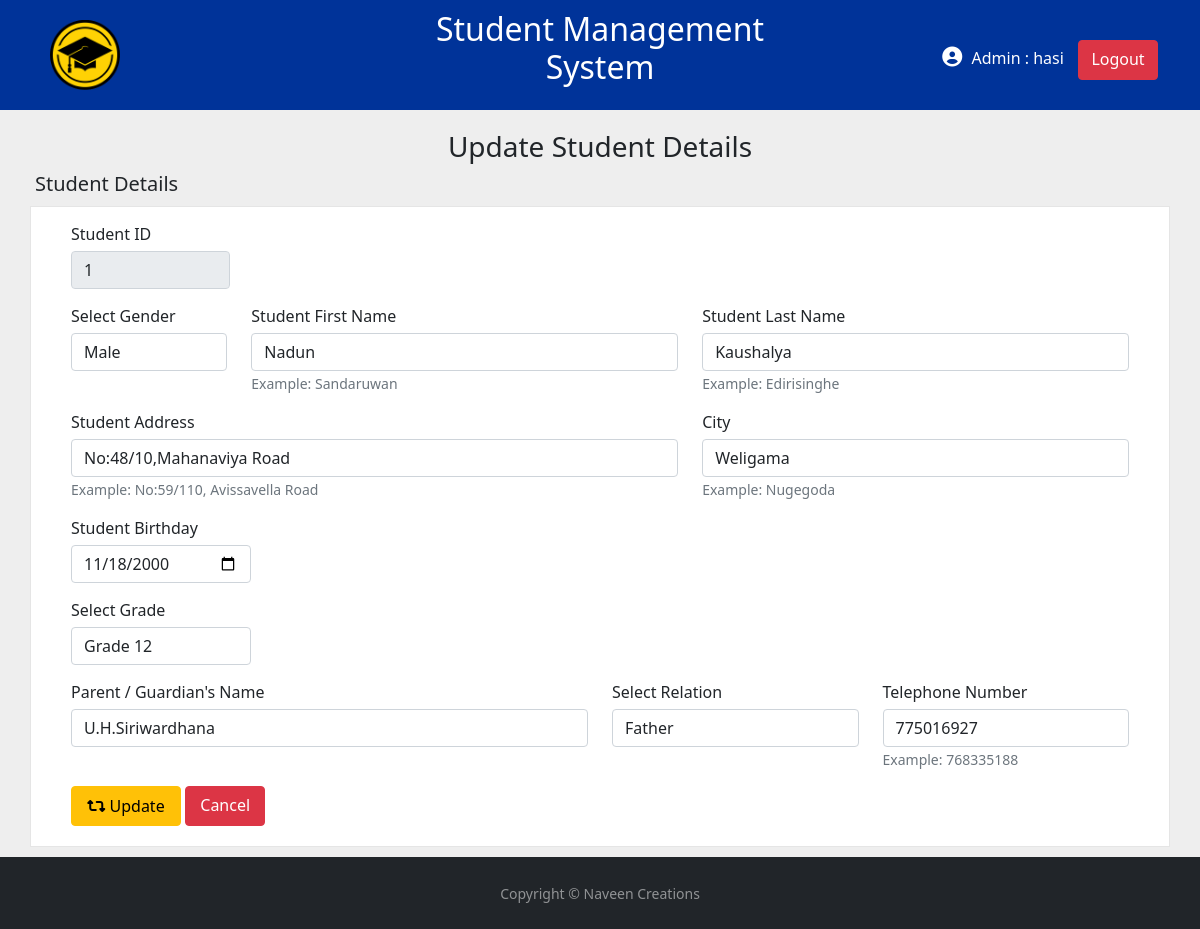
Screenshot of /stdupdate.php?id=1 (signed in) with the database file from the repository.
### tables this page shows
CREATE TABLE `student` (
  `student_id` int(100) NOT NULL,
  `gender` varchar(10) NOT NULL,
  `first_name` varchar(50) NOT NULL,
  `last_name` varchar(50) NOT NULL,
  `address` varchar(100) NOT NULL,
  `city` varchar(40) NOT NULL,
  `birthday` date NOT NULL,
  `grade` int(2) NOT NULL,
  `guardian` varchar(60) NOT NULL,
  `relation` varchar(20) NOT NULL,
  `telephone_num` int(15) NOT NULL
);

### stdupdateprocess.php (called while the page is built)
<?php
    if(isset($_GET['id'])){
        include 'dbconnection.php';
        function validate($data) {
            $data = trim($data);
            $data = stripslashes($data);
            $data = htmlspecialchars($data);
            return $data;
        }
        $id = validate($_GET['id']);
        $sql = "SELECT * FROM student WHERE student_id=$id";
        $result = mysqli_query($conn, $sql);
        if (mysqli_num_rows($result) > 0) {
            $row = mysqli_fetch_assoc($result);
        } else {
            header("Location: student.php");
        }
    }else if(isset ($_POST['updatestd'])){
        include 'dbconnection.php';
        function validate($data) {
            $data = trim($data);
            $data = stripslashes($data);
            $data = htmlspecialchars($data);
            return $data;
        }
        $stdid = validate($_POST['id']);
        $title = validate($_POST['title']);
        $fname = validate($_POST['fname']);
        $lname = validate($_POST['lname']);
        $address = validate($_POST['address']);
        $city = validate($_POST['city']);
        $bdy = validate($_POST['bdy']);
        $grade = validate($_POST['grade']);
        $guardian = validate($_POST['guardian']);
        $select = validate($_POST['select']);
        $tel = validate($_POST['tel']);
        if(empty($fname&$lname&$grade&$guardian&$tel)){
            header("Location: stdupdate.php?id=$stdid&error=Some Essential data are missing");
        } else {
            $sql = "UPDATE student SET gender='$title', first_name='$fname', last_name='$lname', address='$address', city='$city', birthday='$bdy', grade='$grade', guardian='$guardian', relation='$select', telephone_num='$tel'"
                    . "WHERE student_id=$stdid";
            $result = mysqli_query($conn, $sql);
            if ($result) {
                header("Location: index.php?status=Successfully Updatded!");
            } else {
                header("Location: stdupdate.php?id=$stdid&error=Update Faild");
            }
        }
    }else {
        header("Location: index.php");
}

### stdupdate.php (the view, shortened to what this page needs)
<!DOCTYPE html>
<?php
if(isset($_SESSION['id']) && isset($_SESSION['username'])){
?>
<?php
include 'stdupdateprocess.php';
?>
<html>
    <head>
        <link href="css/style.css" rel="stylesheet" type="text/css"/>
        <link href="css/addstudent.css" rel="stylesheet" type="text/css"/>
        <link href="https://cdn.jsdelivr.net/npm/bootstrap@5.1.3/dist/css/bootstrap.min.css" rel="stylesheet">
    </head>
    <body>
        <header>
            <div class="container">
                    <div class="row">
                        <div class="col-sm-4"  style="padding: 20px;">
                            <img src="images/logo.png" alt="logo" width="70px"/>
                        </div>
                        <div class="col-sm-4" style="text-align: center; color: white; padding: 10px;">
                            <h2>Student Management System</h2>
                        </div>
                        <div class="col-sm-4" style="text-align: right; color: white; padding-top: 40px;">
                            <i class='fas fa-user-circle' style='font-size:20px; padding-right: 5px;'></i>
                            <a style="padding-right: 10px;">Admin : <?php echo $_SESSION['admin_name']; ?></a>
                            <a class="btn btn-danger" style="width:80px; height: 40px;" href="logout.php" role="button">Logout</a>
                        </div>
                    </div>
            </div>
        </header>
        <div class="facname" style="text-align:center; padding-top: 20px;">
            <h3>Update Student Details</h3>
        </div>
        <div class="formhead" style="padding-left:35px;">
            <h5>Student Details</h5>
        </div>
        <form class="form-registration" action="stdupdateprocess.php" method="post">
                <div class="col-md-2">
                    <div class="form-group">
                      <label for="Student ID">Student ID</label>
                      <input type="text" class="form-control" readonly="" name="id" id="id" style="width:90%;"
                             value="<?=$row['student_id']?>">
                    </div>
                </div>
            <div class="row">
                <div class="col-md-2">
                    <div class="form-group">
                        <label for="Select Title">Select Gender</label>
                        <select class="form-control" id="title" name="title">
                            <option value="Male" <?php if($row['gender']=='Male'){echo 'selected';}?> >Male</option>
                        </select>
                    </div>
                </div>
                <div class="col-md-5">
                    <div class="form-group">
                      <label for="inputfirstname">Student First Name</label>
                      <input type="text" class="form-control" id="fname" name="fname" value="<?=$row['first_name']?>">
                      <small id="fnamehelp" class="form-text text-muted">Example: Sandaruwan</small>
                    </div>
                </div>
                <div class="col-md-5">
                    <div class="form-group">
                      <label for="inputlastname">Student Last Name</label>
                      <input type="text" class="form-control" id="lname"  name="lname" value="<?=$row['last_name']?>">
                      <small id="lnamehelp" class="form-text text-muted">Example: Edirisinghe</small>
                    </div>
                </div>
            </div>
            <div class="row">
                <div class="col-md-7">
                    <div class="form-group">
                      <label for="inputaddress">Student Address</label>
                      <input type="text" class="form-control" id="address"  name="address" value="<?=$row['address']?>">
                      <small id="addresshelp" class="form-text text-muted">Example: No:59/110, Avissavella Road</small>
                    </div>
                </div>
                <div class="col-md-5">
                    <div class="form-group">
                      <label for="inputaddress">City</label>
                      <input type="text" class="form-control" id="city"  name="city" value="<?=$row['city']?>">
                      <small id="addresshelp" class="form-text text-muted">Example: Nugegoda</small>
                    </div>
                </div>
            </div>
            <div class="row">
                <div class="col-md-2">
                    <div class="form-group">
                      <label for="inputbirthday">Student Birthday</label>
                      <input type="date" class="form-control" id="bdy"  style="width:180px;" name="bdy" value="<?=$row['birthday']?>">
                    </div>
                </div>
            </div>
            <div class="form-group">
                        <label for="Select Grade">Select Grade</label>
                        <select class="form-control" id="grade" style="width:180px;" name="grade">
                            <option value="12" <?php if($row['grade']=='12'){echo 'selected';}?> >Grade 12</option>
                        </select>
            </div>
            <div class="row">
                <div class="col-md-6">
                    <div class="form-group">
                      <label for="guardian">Parent / Guardian's Name</label>
                      <input type="text" class="form-control" id="guardian"  name="guardian" value="<?=$row['guardian']?>">
                    </div>
                </div>
                <div class="col-md-3">
                    <div class="form-group">
                        <label for="select">Select Relation</label>
                        <select class="form-control" id="select" name="select">
                            <option value="Father" <?php if($row['relation']=='Father'){echo 'selected';}?> >Father</option>
                        </select>
                    </div>
                </div>
                <div class="col-md-3">
                    <div class="form-group">
                            <label for="inputtel">Telephone Number</label>
                            <input type="text" class="form-control" id="tel"  name="tel" value="<?=$row['telephone_num']?>">
                            <small id="addresshelp" class="form-text text-muted">Example: 768335188</small>
                    </div>
                </div>
            </div>
            <button type="submit" class="btn btn-warning" style="width: 110px; height: 40px;" name="updatestd">
                <i class="fas fa-retweet"></i>
                Update
            </button>
            <a type="cancel" class="btn btn-danger" style="width: 80px; height: 40px;" href="index.php">Cancel</a>
        </form>
        <?php include 'footer.php';?>
    </body>
</html>
<?php
}else{
    header("Location: login.php");
                    exit();
}
?>

### css/style.css (style rules this page uses)
header { background-color: #003399; }
.btn { width: 300px; height: 100px; }

### css/addstudent.css (style rules this page uses)
.form-registration { max-width: 95%; margin: 0 auto; background-color: #fff; padding: 15px 40px 20px; border: 1px solid #e5e5e5; margin-top: 10px; margin-bottom: 10px; }
.form-group { padding-bottom: 15px; }
label { padding-bottom: 5px; }

### stdupdate.php (style rules this page uses)
body { background-color: #eee; }

### rows the page displays
student: id "1", title "Male", fname "Nadun", lname "Kaushalya", address "No:48/10,Mahanaviya Road", city "Weligama", bdy "11/18/2000", grade "Grade 12", guardian "U.H.Siriwardhana", select "Father", tel "775016927"

### other values shown
$_SESSION['admin_name'] "hasi"
